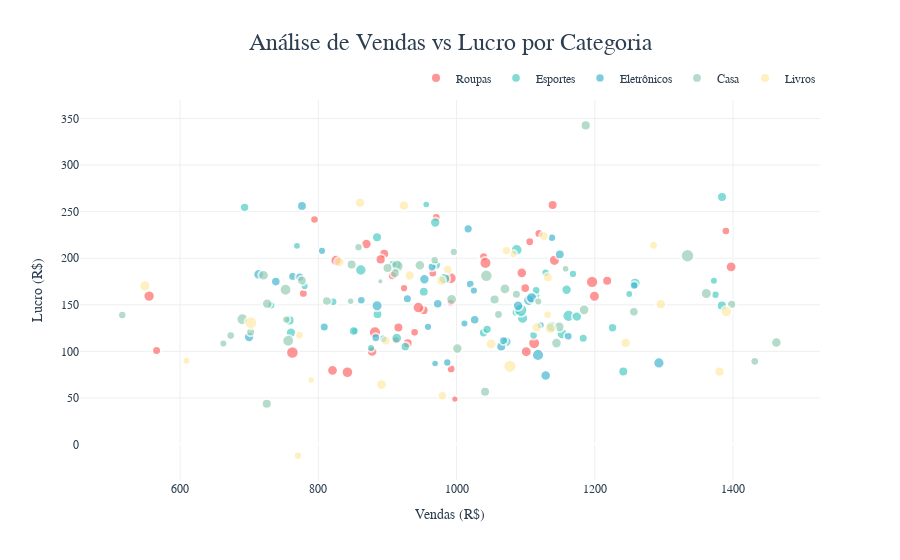

The notebook cell this image was saved under:
### Markdown cell above
## 6. Personalização Avançada

### Code cell
# Gráfico com tema personalizado
custom_colors = ['#FF6B6B', '#4ECDC4', '#45B7D1', '#96CEB4', '#FFEAA7']

fig = go.Figure()

# Adicionar traces com cores personalizadas
for i, categoria in enumerate(df_extended['categoria'].unique()):
    categoria_data = df_extended[df_extended['categoria'] == categoria]
    
    fig.add_trace(go.Scatter(
        x=categoria_data['vendas'],
        y=categoria_data['lucro'],
        mode='markers',
        name=categoria,
        marker=dict(
            color=custom_colors[i % len(custom_colors)],
            size=categoria_data['clientes'] / 5,
            opacity=0.7,
            line=dict(width=2, color='white')
        ),
        hovertemplate=
        '<b>%{fullData.name}</b><br>' +
        'Vendas: R$ %{x:,.2f}<br>' +
        'Lucro: R$ %{y:,.2f}<br>' +
        '<extra></extra>'
    ))

# Personalizar layout
fig.update_layout(
    title={
        'text': 'Análise de Vendas vs Lucro por Categoria',
        'x': 0.5,
        'xanchor': 'center',
        'font': {'size': 24, 'color': '#2C3E50'}
    },
    xaxis={
        'title': 'Vendas (R$)',
        'gridcolor': '#ECF0F1',
        'showgrid': True
    },
    yaxis={
        'title': 'Lucro (R$)',
        'gridcolor': '#ECF0F1',
        'showgrid': True
    },
    plot_bgcolor='white',
    paper_bgcolor='white',
    font={'family': 'Arial, sans-serif', 'size': 12, 'color': '#2C3E50'},
    legend={
        'orientation': 'h',
        'yanchor': 'bottom',
        'y': 1.02,
        'xanchor': 'right',
        'x': 1
    }
)

fig.show()

### Figure 1 — Plotly figure (JSON) as saved in the notebook; plotly's stock layout.template omitted (floating-point values rounded to 4 significant figures)
{"data": [{"hovertemplate": "<b>%{fullData.name}</b><br>Vendas: R$ %{x:,.2f}<br>Lucro: R$ %{y:,.2f}<br><extra></extra>", "marker": {"color": "#FF6B6B", "line": {"color": "white", "width": 2}, "opacity": 0.7, "size": [9.6, 8.8, 10.0, 12.0, 11.2, 10.0, 10.6, 8.6, 8.0, 10.0, 7.2, 11.4, 9.8, 9.0, 11.4, 12.6, 9.0, 8.6, 12.2, 8.2, 12.0, 9.4, 8.6, 10.0, 10.8, 10.4, 11.0, 10.2, 10.0, 8.8, 11.6, 10.8, 10.6, 12.0, 9.0, 11.0, 8.0, 8.8, 11.4, 12.4, 8.6, 8.8]}, "mode": "markers", "name": "Roupas", "type": "scatter", "x": [1099.0, 992.1, 1218.0, 991.5, 1142.0, 915.8, 1094.0, 965.6, 991.5, 1139.0, 997.5, 555.1, 952.4, 1039.0, 944.7, 762.4, 565.9, 1390.0, 881.9, 924.1, 1042.0, 907.3, 939.3, 895.2, 1397.0, 869.6, 1101.0, 890.2, 929.3, 778.3, 842.1, 820.5, 877.8, 1112.0, 1119.0, 1199.0, 911.9, 970.5, 825.7, 1196.0, 794.4, 1106.0], "y": [167.9, 81.12, 175.7, 178.5, 197.7, 125.7, 184.3, 184.0, 152.3, 257.2, 48.74, 159.3, 144.3, 201.6, 147.0, 98.78, 100.9, 229.3, 120.5, 167.9, 195.0, 181.5, 120.4, 204.9, 190.7, 215.3, 99.7, 198.8, 108.7, 162.2, 77.6, 79.63, 99.87, 108.6, 226.6, 159.2, 112.0, 243.8, 197.5, 174.6, 241.6, 217.7]}, {"hovertemplate": "<b>%{fullData.name}</b><br>Vendas: R$ %{x:,.2f}<br>Lucro: R$ %{y:,.2f}<br><extra></extra>", "marker": {"color": "#4ECDC4", "line": {"color": "white", "width": 2}, "opacity": 0.7, "size": [11.6, 8.0, 12.2, 10.0, 8.6, 10.6, 8.4, 9.4, 10.4, 10.2, 8.6, 10.4, 7.8, 8.0, 10.2, 10.0, 11.2, 9.8, 9.4, 8.2, 9.8, 11.0, 9.4, 8.2, 11.4, 9.8, 10.4, 7.0, 9.4, 8.2, 9.4, 7.8, 9.0, 8.6, 11.4, 9.0, 10.2, 11.2, 8.2, 8.4, 10.0, 7.6, 9.0, 10.4, 9.2, 9.4, 11.8, 11.4, 13.0]}, "mode": "markers", "name": "Esportes", "type": "scatter", "x": [982.3, 1372.0, 1162.0, 1384.0, 821.4, 913.4, 1375.0, 970.6, 1072.0, 758.3, 1111.0, 969.1, 769.0, 876.2, 1174.0, 1241.0, 1258.0, 1114.0, 1039.0, 1168.0, 952.5, 1153.0, 1226.0, 853.4, 861.5, 885.6, 1159.0, 1089.0, 693.3, 731.9, 851.0, 1250.0, 1183.0, 1115.0, 912.6, 1086.0, 1384.0, 1096.0, 780.1, 1129.0, 884.9, 956.1, 907.7, 760.4, 1044.0, 925.7, 1087.0, 1138.0, 1093.0], "y": [178.0, 175.8, 138.2, 265.7, 153.2, 114.2, 160.8, 192.6, 110.4, 133.3, 117.3, 238.3, 213.3, 103.7, 137.4, 78.49, 173.1, 160.0, 120.0, 183.1, 164.0, 118.9, 125.3, 122.0, 187.4, 139.9, 166.2, 143.5, 254.6, 149.4, 121.8, 161.6, 114.1, 165.5, 192.9, 142.0, 149.1, 135.6, 170.1, 184.5, 222.6, 257.7, 193.6, 120.0, 123.7, 105.1, 209.0, 126.5, 144.3]}, {"hovertemplate": "<b>%{fullData.name}</b><br>Vendas: R$ %{x:,.2f}<br>Lucro: R$ %{y:,.2f}<br><extra></extra>", "marker": {"color": "#45B7D1", "line": {"color": "white", "width": 2}, "opacity": 0.7, "size": [9.8, 10.8, 8.2, 12.2, 8.4, 9.0, 7.6, 9.8, 10.6, 8.8, 8.6, 11.2, 9.2, 8.0, 9.0, 8.4, 8.4, 10.4, 8.2, 8.8, 8.8, 11.0, 10.4, 9.6, 11.4, 9.2, 8.2, 10.0, 8.6, 9.6, 8.4, 10.4, 8.0, 8.6, 9.6, 8.8, 11.0]}, "mode": "markers", "name": "Eletrônicos", "type": "scatter", "x": [1149.0, 713.7, 958.7, 1118.0, 893.8, 808.5, 968.9, 776.3, 1129.0, 883.1, 1020.0, 1293.0, 1017.0, 1122.0, 928.8, 1138.0, 986.6, 699.8, 1025.0, 964.4, 762.8, 885.0, 953.4, 972.8, 1105.0, 773.2, 805.3, 1065.0, 1162.0, 1026.0, 1257.0, 1089.0, 1011.0, 862.2, 738.4, 1068.0, 1109.0], "y": [204.2, 182.6, 126.4, 96.11, 113.5, 126.3, 86.96, 256.1, 74.03, 114.6, 172.2, 87.61, 231.6, 128.0, 156.5, 222.1, 88.11, 115.4, 165.4, 190.6, 180.5, 149.0, 177.4, 151.1, 154.8, 179.8, 207.9, 105.1, 116.1, 133.9, 170.6, 149.0, 129.9, 154.9, 174.9, 111.6, 157.5]}, {"hovertemplate": "<b>%{fullData.name}</b><br>Vendas: R$ %{x:,.2f}<br>Lucro: R$ %{y:,.2f}<br><extra></extra>", "marker": {"color": "#96CEB4", "line": {"color": "white", "width": 2}, "opacity": 0.7, "size": [13.4, 10.4, 10.2, 8.2, 8.2, 9.6, 10.0, 10.6, 8.6, 6.2, 10.0, 7.6, 9.2, 8.0, 10.2, 9.6, 8.8, 10.6, 8.0, 10.8, 8.4, 12.6, 9.8, 11.8, 8.8, 10.0, 12.4, 7.4, 10.6, 11.0, 10.6, 11.8, 9.6, 10.6, 9.0, 11.8, 10.4, 8.4, 10.6, 10.0, 10.8, 9.0, 8.4]}, "mode": "markers", "name": "Casa", "type": "scatter", "x": [1334.0, 1001.0, 1187.0, 996.0, 753.6, 812.2, 1041.0, 720.8, 673.2, 889.7, 848.2, 1158.0, 1398.0, 1118.0, 1055.0, 1257.0, 1061.0, 946.9, 662.5, 992.8, 516.2, 914.1, 910.8, 690.1, 1431.0, 900.1, 1043.0, 846.7, 1145.0, 1361.0, 1149.0, 752.5, 776.3, 1184.0, 1087.0, 756.3, 726.0, 968.3, 1463.0, 725.3, 1070.0, 702.1, 858.2], "y": [202.7, 103.1, 342.6, 206.8, 134.2, 154.1, 56.64, 181.7, 116.9, 175.2, 193.3, 188.7, 150.5, 153.5, 155.7, 142.4, 139.6, 192.5, 108.6, 155.9, 139.1, 191.3, 184.1, 134.5, 89.29, 189.6, 181.2, 153.8, 108.9, 162.2, 126.4, 166.1, 176.0, 144.6, 161.2, 111.3, 151.2, 198.0, 109.6, 43.81, 167.1, 121.2, 211.9]}, {"hovertemplate": "<b>%{fullData.name}</b><br>Vendas: R$ %{x:,.2f}<br>Lucro: R$ %{y:,.2f}<br><extra></extra>", "marker": {"color": "#FFEAA7", "line": {"color": "white", "width": 2}, "opacity": 0.7, "size": [10.0, 9.4, 9.6, 7.4, 8.2, 8.6, 8.0, 11.2, 10.4, 10.4, 8.4, 10.2, 9.2, 12.8, 10.6, 9.4, 9.8, 8.8, 10.2, 10.4, 11.2, 11.4, 8.6, 9.6, 10.6, 10.2, 11.0, 13.2, 10.8]}, "mode": "markers", "name": "Livros", "type": "scatter", "x": [977.8, 987.3, 897.4, 789.6, 1082.0, 772.7, 609.1, 549.1, 830.4, 1116.0, 770.4, 1381.0, 1072.0, 702.4, 923.8, 979.5, 1132.0, 1285.0, 1245.0, 932.1, 1390.0, 1136.0, 1132.0, 1126.0, 1296.0, 860.3, 1050.0, 1077.0, 891.4], "y": [175.8, 187.9, 111.4, 69.36, 204.4, 117.4, 89.99, 170.2, 195.9, 125.8, -12.06, 78.21, 208.2, 130.7, 256.7, 52.4, 179.4, 213.9, 109.1, 181.4, 142.6, 124.7, 139.3, 223.8, 150.6, 259.5, 108.0, 83.99, 64.34]}], "layout": {"font": {"color": "#2C3E50", "family": "Arial, sans-serif", "size": 12}, "legend": {"orientation": "h", "x": 1, "xanchor": "right", "y": 1.02, "yanchor": "bottom"}, "paper_bgcolor": "white", "plot_bgcolor": "white", "title": {"font": {"color": "#2C3E50", "size": 24}, "text": "Análise de Vendas vs Lucro por Categoria", "x": 0.5, "xanchor": "center"}, "xaxis": {"gridcolor": "#ECF0F1", "showgrid": true, "title": {"text": "Vendas (R$)"}}, "yaxis": {"gridcolor": "#ECF0F1", "showgrid": true, "title": {"text": "Lucro (R$)"}}}}
